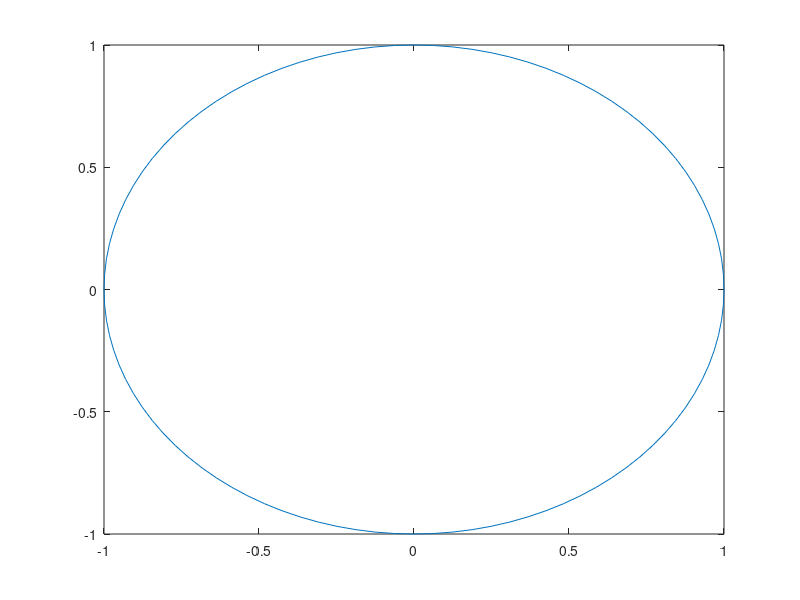
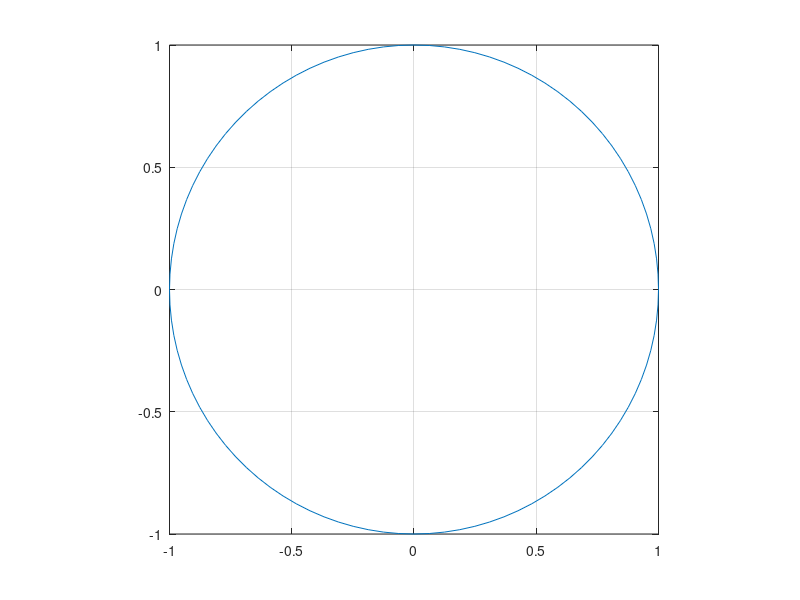
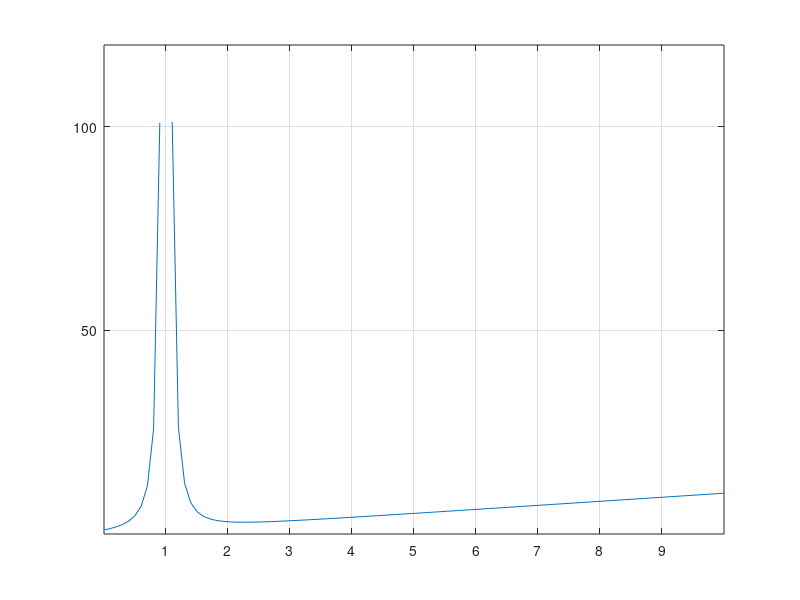
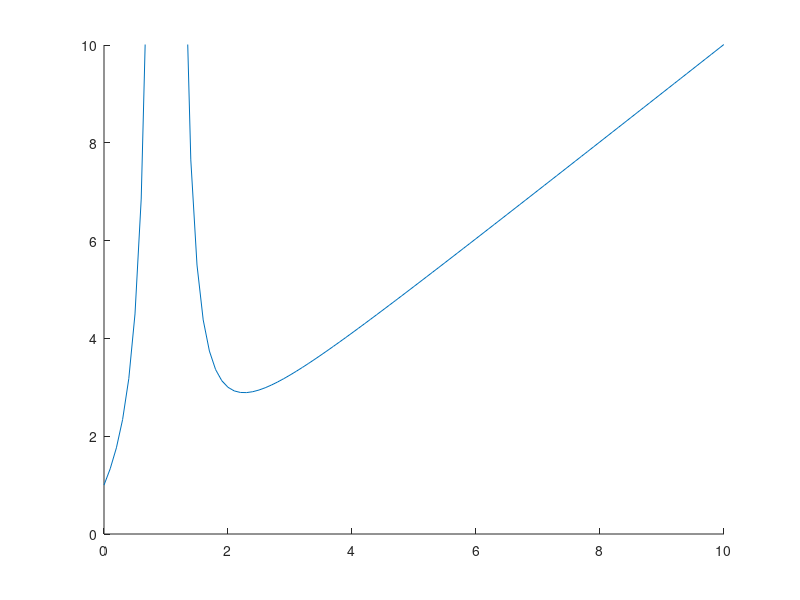

MATLAB code to generate these figures, in order:
clear all;clc;
t=0:1/100:1;
figure(1),plot(cos(2*pi*t),sin(2*pi*t)),axis auto;
figure(2),plot(cos(2*pi*t),sin(2*pi*t)),axis square;
grid on;
x=0:0.1:10;
u=1./(x-1).^2+x;
figure(3),plot(x,u),axis xy;
set(gca,'Xtick',[1 2 3 4 5 6 7 8 9],'ytick',[50 100 150]);
grid on;
figure(4),plot(x,u),axis([0 10 0 10]);
box off;